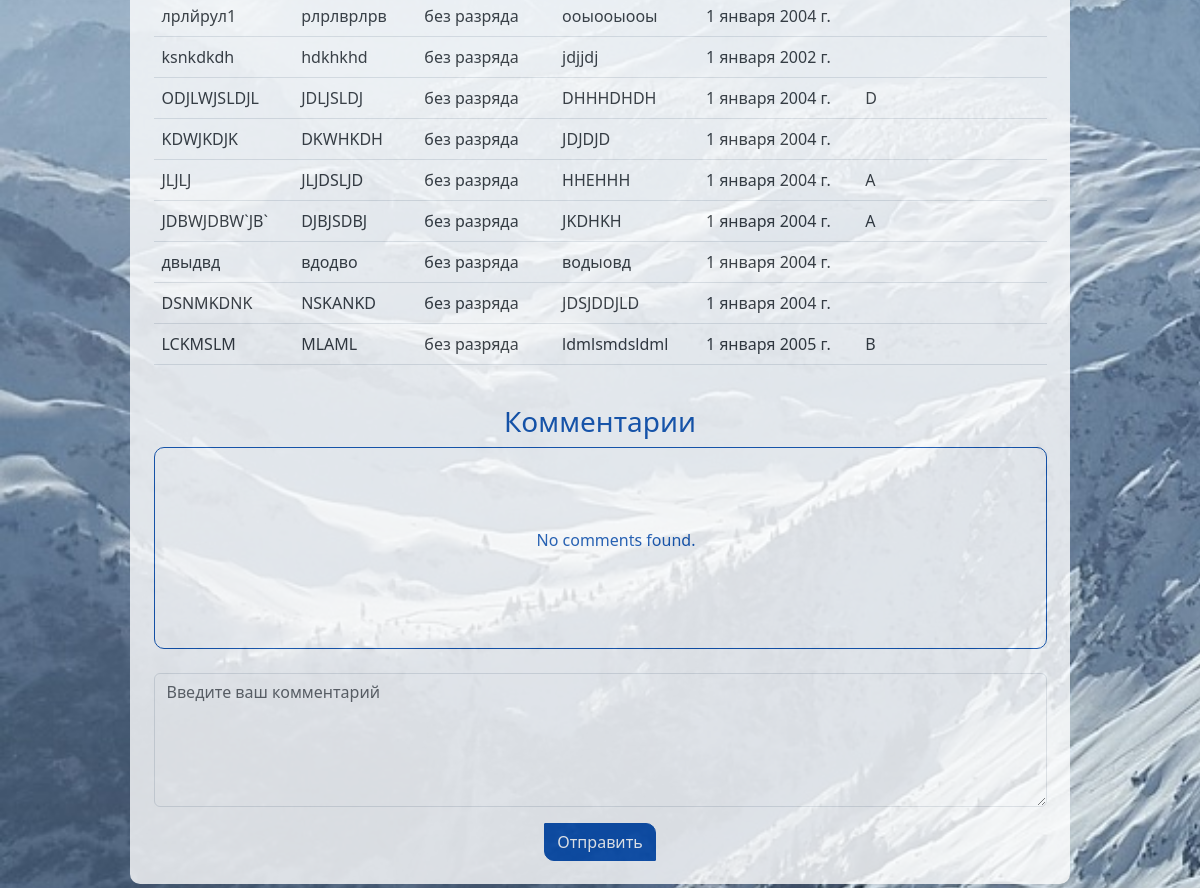
Before: /main/kubok-parkov/ (lower part) with the older database file.
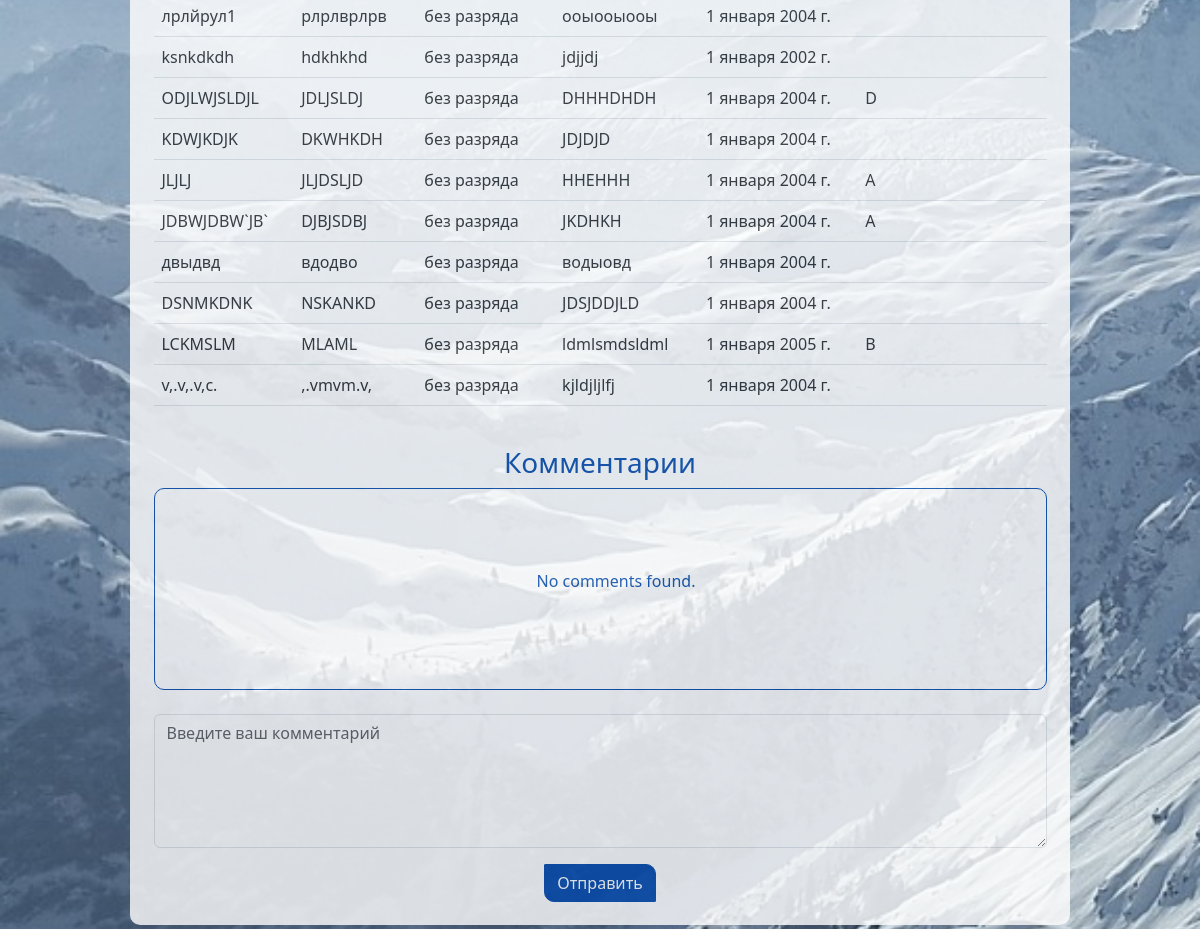
After: the same page with the newer database file.
### members/models.py (models this page shows, shortened)
class Member(models.Model):
    discharge_list = [
        ('без разряда', 'без разряда'),
        ('3 юношеский', '3 юношеский'),
        ('2 юношеский', '2 юношеский'),
        ('1 юношеский', '1 юношеский'),
        ('3 спортивный', '3 спортивный'),
        ('2 спортивный', '2 спортивный'),
        ('1 спортивный', '1 спортивный'),
        ('Кандидат в мастера спорта', 'Кандидат в мастера спорта'),
        ('Мастер спорта', 'Мастер спорта'),
        ('Заслуженный мастер спорта', 'Заслуженный мастер спорта'),
        ('Мастер спорта международного класса', 'Мастер спорта международного класса')
    ]
    gender_list = [
        ('М', 'М'),
        ('Ж', 'Ж'),
    ]
    competition = models.ForeignKey(Competition, related_name='members', blank=False, verbose_name='Название соревнования', on_delete=models.CASCADE, null=True)
    name = models.CharField(max_length=100, blank=False, verbose_name='Имя')
    last_name = models.CharField(max_length=100, blank=False, verbose_name='Фамилия')
    gender = models.CharField(choices=gender_list , max_length=1, blank=False, verbose_name='Пол', null=True)
    discharge = models.CharField(max_length=50, blank=False, verbose_name='Разряд')
    team = models.CharField(max_length=255, blank=True, verbose_name='Команда')
    date_of_birth = models.DateField(blank=False, verbose_name='Дата рождения')
    age_group = models.CharField(max_length=10, blank=True, verbose_name='Возрастная группа')
    class Meta:
        verbose_name = 'Участника'
        verbose_name_plural = 'Участники'

### main/views.py (the view, shortened to what this page needs)
# urls.py: path('main/<slug:slug>/', views.CompetitionDetailView.as_view(), name='competition_detail'),
class CompetitionDetailView(BlockedUserMixin, FormMixin, DetailView):
    model = Competition
    template_name = 'main/competition_detail.html'
    form_class = CommentForm
    slug_field = 'slug'
    slug_url_kwarg = 'slug'
    login_url = '/login/'  # Путь к странице входа
    redirect_field_name = 'next'  # Поле для сохранения URL-адреса перенаправления

### competitions/forms.py
class CommentForm(forms.ModelForm):
    text = forms.CharField(label=False, widget=forms.Textarea(attrs={'class': 'form-input', 'type': 'text', 'id': 'comment', 'rows': '5'}))
    class Meta:
        model = Comment
        fields = ['text']
    def __init__(self, *args, **kwargs):
        super().__init__(*args, **kwargs)
        for field in self.fields:
            self.fields['text'].widget.attrs['placeholder'] = 'Введите ваш комментарий'
            self.fields[field].widget.attrs.update({"class": "form-control", "autocomplete": "off"})

### users/views.py (called while the page is built)
    def dispatch(self, request, *args, **kwargs):
        if request.user.is_authenticated:
            profile = Profile.objects.get(user=request.user)
            if profile.is_blocked:
                return HttpResponse('Вы заблокированы. Пожалуйста, свяжитесь с администратором. Отправьте сообщение в разделе контакты!')
        return super().dispatch(request, *args, **kwargs)

### main/templates/main/competition_detail.html (shortened to what this page needs)
{% extends 'main/layout.html' %}
{% block body %}
  <div class="container-fluid" id="detail-bg">
    <div id="table-members-div">
      <table class="table" id="table-competitions2">
        <tbody>
          {% for member in competition.members.all %}
            <tr>
              <td>{{member.name}}</td>
              <td>{{member.last_name}}</td>
              <td>{{member.discharge}}</td>
              <td>{{member.team}}</td>
              <td>{{member.date_of_birth}}</td>
              <td>{{member.age_group}}</td>
            </tr>
          {% empty %}
            <tr>
              <td colspan="6">No members found.</td>
            </tr>
          {% endfor %}
        </tbody>
      </table>
    </div>
    <div class="" id="comment-div">
      <h3>Комментарии</h3>
      <div class="comment" id="comment-text">
        <ul id="spisok-comments">
          {% for comment in competition.comments.all %}
            <li>
              <strong>{{ comment.author}} {{comment.create_date|date:"d.m H:i"}}</strong><br>
              {{comment.text}}
            </li>
          {% empty %}
            <li>No comments found.</li>
          {% endfor %}
        </ul>
      </div>
      <br>
      <div class="comment-form">
        <form method="post">
          {{ form.as_p }}
          <button type="submit" class="btn btn-primary" id="btn-bg" >Отправить</button>
        </form>
      </div>
    </div>
  </div>
{% endblock %}

Changed rows visible on the page:
added Member: name "v,.v,.v,c.", last_name ",.vmvm.v,", discharge "без разряда", team "kjldjljlfj", date_of_birth "1 января 2004 г."
